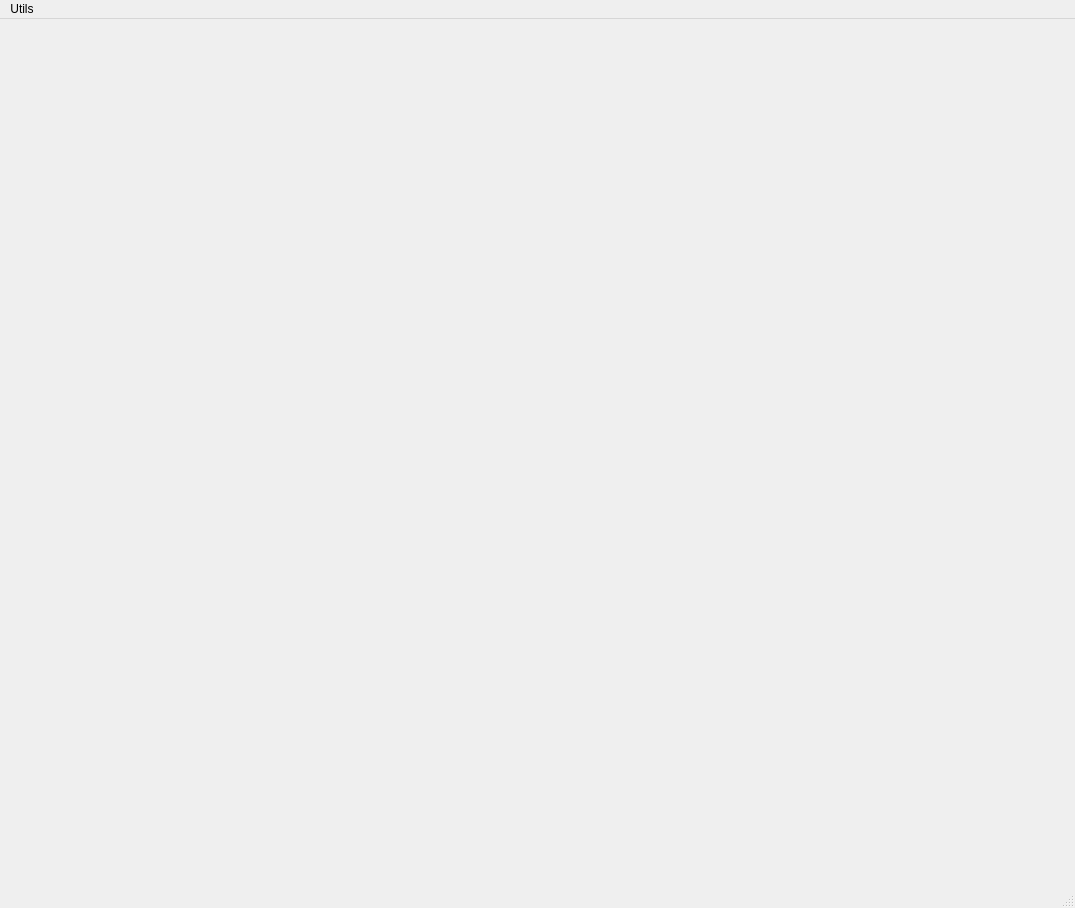
<?xml version="1.0" encoding="UTF-8"?>
<ui version="4.0">
 <class>MainWindow</class>
 <widget class="QMainWindow" name="MainWindow">
  <property name="geometry">
   <rect>
    <x>0</x>
    <y>0</y>
    <width>1075</width>
    <height>908</height>
   </rect>
  </property>
  <property name="sizePolicy">
   <sizepolicy hsizetype="Expanding" vsizetype="Expanding">
    <horstretch>0</horstretch>
    <verstretch>0</verstretch>
   </sizepolicy>
  </property>
  <property name="windowTitle">
   <string>MainWindow</string>
  </property>
  <widget class="QWidget" name="centralwidget">
   <layout class="QVBoxLayout" name="verticalLayout">
    <item>
     <widget class="QLabel" name="img_label">
      <property name="sizePolicy">
       <sizepolicy hsizetype="Preferred" vsizetype="Expanding">
        <horstretch>0</horstretch>
        <verstretch>0</verstretch>
       </sizepolicy>
      </property>
      <property name="text">
       <string/>
      </property>
      <property name="textFormat">
       <enum>Qt::AutoText</enum>
      </property>
     </widget>
    </item>
   </layout>
  </widget>
  <widget class="QMenuBar" name="menubar">
   <property name="geometry">
    <rect>
     <x>0</x>
     <y>0</y>
     <width>1075</width>
     <height>21</height>
    </rect>
   </property>
   <widget class="QMenu" name="menuUtils">
    <property name="title">
     <string>Utils</string>
    </property>
    <addaction name="actionLoad_Image"/>
   </widget>
   <addaction name="menuUtils"/>
  </widget>
  <widget class="QStatusBar" name="statusbar"/>
  <action name="actionLoad_Image">
   <property name="text">
    <string>Load Image</string>
   </property>
  </action>
 </widget>
 <resources/>
 <connections>
  <connection>
   <sender>actionLoad_Image</sender>
   <signal>triggered()</signal>
   <receiver>MainWindow</receiver>
   <slot>load_image()</slot>
   <hints>
    <hint type="sourcelabel">
     <x>-1</x>
     <y>-1</y>
    </hint>
    <hint type="destinationlabel">
     <x>537</x>
     <y>453</y>
    </hint>
   </hints>
  </connection>
 </connections>
 <slots>
  <slot>on_update(int)</slot>
  <slot>load_image()</slot>
  <slot>update_contours(int)</slot>
 </slots>
</ui>
